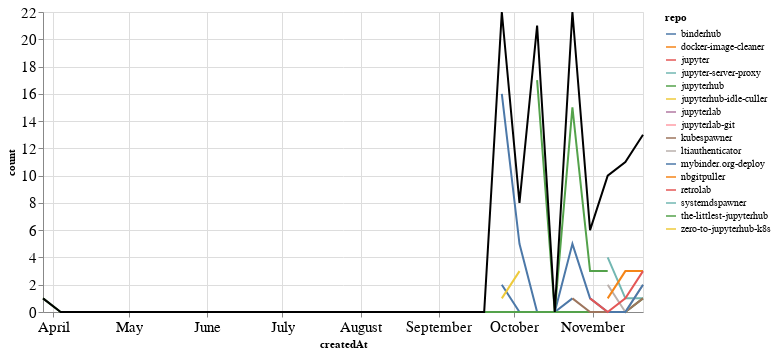

The notebook cell saved with this chart:
### Markdown cell above
### Comments

### Code cell
comments_time = comments.groupby('repo').resample('W', on='createdAt').count()['author'].reset_index()
comments_time = comments_time.rename(columns={'author': 'count'})
comments_time_total = comments_time.groupby('createdAt').agg({"count": "sum"}).reset_index()
ch1 = alt.Chart(comments_time, width=600).mark_line().encode(
    x='createdAt',
    y='count',
    color='repo',
    tooltip="repo"
)

ch2 = alt.Chart(comments_time_total, width=600).mark_line(color="black").encode(
    x='createdAt',
    y='count',
)

ch1 + ch2

### Figure 1 — Vega-Lite specification as saved in the notebook (floating-point values rounded to 4 significant figures)
{"config": {"axisLeft": {"labelFontSize": 15}, "axisBottom": {"labelFontSize": 15}}, "layer": [{"data": {"name": "data-237a39151e8f5d48927c3e2d229c8558"}, "mark": "line", "encoding": {"color": {"type": "nominal", "field": "repo"}, "tooltip": {"type": "nominal", "field": "repo"}, "x": {"type": "temporal", "field": "createdAt"}, "y": {"type": "quantitative", "field": "count"}}, "width": 600}, {"data": {"name": "data-30692955ac468f2d4d68740645ff5bd4"}, "mark": {"type": "line", "color": "black"}, "encoding": {"x": {"type": "temporal", "field": "createdAt"}, "y": {"type": "quantitative", "field": "count"}}, "width": 600}], "$schema": "https://vega.github.io/schema/vega-lite/v4.8.1.json", "datasets": {"data-237a39151e8f5d48927c3e2d229c8558": [{"repo": "binderhub", "createdAt": "2021-09-26T00:00:00", "count": 16}, {"repo": "binderhub", "createdAt": "2021-10-03T00:00:00", "count": 5}, {"repo": "binderhub", "createdAt": "2021-10-10T00:00:00", "count": 0}, {"repo": "binderhub", "createdAt": "2021-10-17T00:00:00", "count": 0}, {"repo": "binderhub", "createdAt": "2021-10-24T00:00:00", "count": 1}, {"repo": "docker-image-cleaner", "createdAt": "2021-09-26T00:00:00", "count": 2}, {"repo": "jupyter", "createdAt": "2021-11-14T00:00:00", "count": 6}, {"repo": "jupyter-server-proxy", "createdAt": "2021-11-07T00:00:00", "count": 4}, {"repo": "jupyter-server-proxy", "createdAt": "2021-11-14T00:00:00", "count": 1}, {"repo": "jupyter-server-proxy", "createdAt": "2021-11-21T00:00:00", "count": 1}, {"repo": "jupyterhub", "createdAt": "2021-10-10T00:00:00", "count": 17}, {"repo": "jupyterhub", "createdAt": "2021-10-17T00:00:00", "count": 0}, {"repo": "jupyterhub", "createdAt": "2021-10-24T00:00:00", "count": 0}, {"repo": "jupyterhub", "createdAt": "2021-10-31T00:00:00", "count": 0}, {"repo": "jupyterhub", "createdAt": "2021-11-07T00:00:00", "count": 0}, {"repo": "jupyterhub", "createdAt": "2021-11-14T00:00:00", "count": 0}, {"repo": "jupyterhub", "createdAt": "2021-11-21T00:00:00", "count": 1}, {"repo": "jupyterhub-idle-culler", "createdAt": "2021-09-26T00:00:00", "count": 1}, {"repo": "jupyterlab", "createdAt": "2021-10-10T00:00:00", "count": 1}, {"repo": "jupyterlab-git", "createdAt": "2021-10-10T00:00:00", "count": 3}, {"repo": "kubespawner", "createdAt": "2021-10-24T00:00:00", "count": 1}, {"repo": "kubespawner", "createdAt": "2021-10-31T00:00:00", "count": 0}, {"repo": "kubespawner", "createdAt": "2021-11-07T00:00:00", "count": 0}, {"repo": "kubespawner", "createdAt": "2021-11-14T00:00:00", "count": 0}, {"repo": "kubespawner", "createdAt": "2021-11-21T00:00:00", "count": 1}, {"repo": "ltiauthenticator", "createdAt": "2021-11-07T00:00:00", "count": 2}, {"repo": "ltiauthenticator", "createdAt": "2021-11-14T00:00:00", "count": 0}, {"repo": "ltiauthenticator", "createdAt": "2021-11-21T00:00:00", "count": 2}, {"repo": "mybinder.org-deploy", "createdAt": "2021-09-26T00:00:00", "count": 2}, {"repo": "mybinder.org-deploy", "createdAt": "2021-10-03T00:00:00", "count": 0}, {"repo": "mybinder.org-deploy", "createdAt": "2021-10-10T00:00:00", "count": 0}, {"repo": "mybinder.org-deploy", "createdAt": "2021-10-17T00:00:00", "count": 0}, {"repo": "mybinder.org-deploy", "createdAt": "2021-10-24T00:00:00", "count": 5}, {"repo": "mybinder.org-deploy", "createdAt": "2021-10-31T00:00:00", "count": 1}, {"repo": "mybinder.org-deploy", "createdAt": "2021-11-07T00:00:00", "count": 0}, {"repo": "mybinder.org-deploy", "createdAt": "2021-11-14T00:00:00", "count": 0}, {"repo": "mybinder.org-deploy", "createdAt": "2021-11-21T00:00:00", "count": 2}, {"repo": "nbgitpuller", "createdAt": "2021-11-07T00:00:00", "count": 1}, {"repo": "nbgitpuller", "createdAt": "2021-11-14T00:00:00", "count": 3}, {"repo": "nbgitpuller", "createdAt": "2021-11-21T00:00:00", "count": 3}, {"repo": "retrolab", "createdAt": "2021-10-31T00:00:00", "count": 1}, {"repo": "retrolab", "createdAt": "2021-11-07T00:00:00", "count": 0}, {"repo": "retrolab", "createdAt": "2021-11-14T00:00:00", "count": 1}, {"repo": "retrolab", "createdAt": "2021-11-21T00:00:00", "count": 3}, {"repo": "systemdspawner", "createdAt": "2021-10-31T00:00:00", "count": 1}, {"repo": "the-littlest-jupyterhub", "createdAt": "2021-03-28T00:00:00", "count": 1}, {"repo": "the-littlest-jupyterhub", "createdAt": "2021-04-04T00:00:00", "count": 0}, {"repo": "the-littlest-jupyterhub", "createdAt": "2021-04-11T00:00:00", "count": 0}, {"repo": "the-littlest-jupyterhub", "createdAt": "2021-04-18T00:00:00", "count": 0}, {"repo": "the-littlest-jupyterhub", "createdAt": "2021-04-25T00:00:00", "count": 0}, {"repo": "the-littlest-jupyterhub", "createdAt": "2021-05-02T00:00:00", "count": 0}, {"repo": "the-littlest-jupyterhub", "createdAt": "2021-05-09T00:00:00", "count": 0}, {"repo": "the-littlest-jupyterhub", "createdAt": "2021-05-16T00:00:00", "count": 0}, {"repo": "the-littlest-jupyterhub", "createdAt": "2021-05-23T00:00:00", "count": 0}, {"repo": "the-littlest-jupyterhub", "createdAt": "2021-05-30T00:00:00", "count": 0}, {"repo": "the-littlest-jupyterhub", "createdAt": "2021-06-06T00:00:00", "count": 0}, {"repo": "the-littlest-jupyterhub", "createdAt": "2021-06-13T00:00:00", "count": 0}, {"repo": "the-littlest-jupyterhub", "createdAt": "2021-06-20T00:00:00", "count": 0}, {"repo": "the-littlest-jupyterhub", "createdAt": "2021-06-27T00:00:00", "count": 0}, {"repo": "the-littlest-jupyterhub", "createdAt": "2021-07-04T00:00:00", "count": 0}, {"repo": "the-littlest-jupyterhub", "createdAt": "2021-07-11T00:00:00", "count": 0}, {"repo": "the-littlest-jupyterhub", "createdAt": "2021-07-18T00:00:00", "count": 0}, {"repo": "the-littlest-jupyterhub", "createdAt": "2021-07-25T00:00:00", "count": 0}, {"repo": "the-littlest-jupyterhub", "createdAt": "2021-08-01T00:00:00", "count": 0}, {"repo": "the-littlest-jupyterhub", "createdAt": "2021-08-08T00:00:00", "count": 0}, {"repo": "the-littlest-jupyterhub", "createdAt": "2021-08-15T00:00:00", "count": 0}, {"repo": "the-littlest-jupyterhub", "createdAt": "2021-08-22T00:00:00", "count": 0}, {"repo": "the-littlest-jupyterhub", "createdAt": "2021-08-29T00:00:00", "count": 0}, {"repo": "the-littlest-jupyterhub", "createdAt": "2021-09-05T00:00:00", "count": 0}, {"repo": "the-littlest-jupyterhub", "createdAt": "2021-09-12T00:00:00", "count": 0}, {"repo": "the-littlest-jupyterhub", "createdAt": "2021-09-19T00:00:00", "count": 0}, {"repo": "the-littlest-jupyterhub", "createdAt": "2021-09-26T00:00:00", "count": 0}, {"repo": "the-littlest-jupyterhub", "createdAt": "2021-10-03T00:00:00", "count": 0}, {"repo": "the-littlest-jupyterhub", "createdAt": "2021-10-10T00:00:00", "count": 0}, {"repo": "the-littlest-jupyterhub", "createdAt": "2021-10-17T00:00:00", "count": 0}, {"repo": "the-littlest-jupyterhub", "createdAt": "2021-10-24T00:00:00", "count": 15}, {"repo": "the-littlest-jupyterhub", "createdAt": "2021-10-31T00:00:00", "count": 3}, {"repo": "the-littlest-jupyterhub", "createdAt": "2021-11-07T00:00:00", "count": 3}, {"repo": "zero-to-jupyterhub-k8s", "createdAt": "2021-09-26T00:00:00", "count": 1}, {"repo": "zero-to-jupyterhub-k8s", "createdAt": "2021-10-03T00:00:00", "count": 3}], "data-30692955ac468f2d4d68740645ff5bd4": [{"createdAt": "2021-03-28T00:00:00", "count": 1}, {"createdAt": "2021-04-04T00:00:00", "count": 0}, {"createdAt": "2021-04-11T00:00:00", "count": 0}, {"createdAt": "2021-04-18T00:00:00", "count": 0}, {"createdAt": "2021-04-25T00:00:00", "count": 0}, {"createdAt": "2021-05-02T00:00:00", "count": 0}, {"createdAt": "2021-05-09T00:00:00", "count": 0}, {"createdAt": "2021-05-16T00:00:00", "count": 0}, {"createdAt": "2021-05-23T00:00:00", "count": 0}, {"createdAt": "2021-05-30T00:00:00", "count": 0}, {"createdAt": "2021-06-06T00:00:00", "count": 0}, {"createdAt": "2021-06-13T00:00:00", "count": 0}, {"createdAt": "2021-06-20T00:00:00", "count": 0}, {"createdAt": "2021-06-27T00:00:00", "count": 0}, {"createdAt": "2021-07-04T00:00:00", "count": 0}, {"createdAt": "2021-07-11T00:00:00", "count": 0}, {"createdAt": "2021-07-18T00:00:00", "count": 0}, {"createdAt": "2021-07-25T00:00:00", "count": 0}, {"createdAt": "2021-08-01T00:00:00", "count": 0}, {"createdAt": "2021-08-08T00:00:00", "count": 0}, {"createdAt": "2021-08-15T00:00:00", "count": 0}, {"createdAt": "2021-08-22T00:00:00", "count": 0}, {"createdAt": "2021-08-29T00:00:00", "count": 0}, {"createdAt": "2021-09-05T00:00:00", "count": 0}, {"createdAt": "2021-09-12T00:00:00", "count": 0}, {"createdAt": "2021-09-19T00:00:00", "count": 0}, {"createdAt": "2021-09-26T00:00:00", "count": 22}, {"createdAt": "2021-10-03T00:00:00", "count": 8}, {"createdAt": "2021-10-10T00:00:00", "count": 21}, {"createdAt": "2021-10-17T00:00:00", "count": 0}, {"createdAt": "2021-10-24T00:00:00", "count": 22}, {"createdAt": "2021-10-31T00:00:00", "count": 6}, {"createdAt": "2021-11-07T00:00:00", "count": 10}, {"createdAt": "2021-11-14T00:00:00", "count": 11}, {"createdAt": "2021-11-21T00:00:00", "count": 13}]}}
